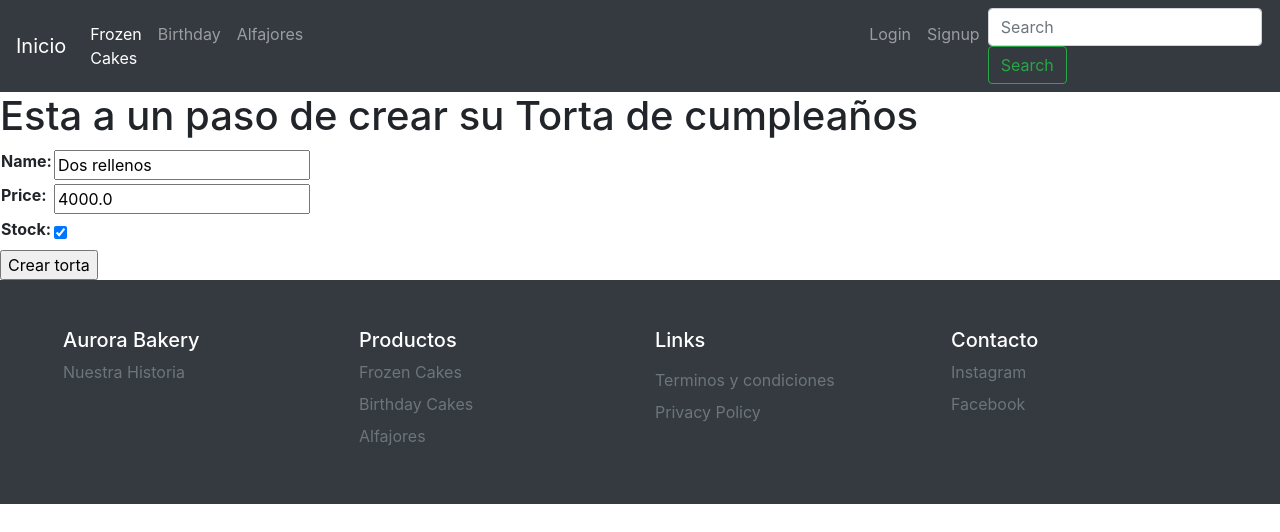
The app's page /cakes/update-birthday/3/ with its own data.
### cakes/models.py (models this page shows, shortened)
class Birthday_cakes(models.Model):
    name = models.CharField(max_length= 50)
    price = models.FloatField()
    stock = models.BooleanField(default=True)
    imagen = models.ImageField(upload_to="productos", null=True,blank= True)
    class Meta:
        verbose_name = 'Birthday Cake'
        verbose_name_plural ='Birthday Cakes'

### cakes/views.py (the view, shortened to what this page needs)
# urls.py: path('update-birthday/<int:pk>/', birthday_update),
def birthday_update(request,pk):
    birthday = Birthday_cakes.objects.get(id=pk)
    if request.method == 'GET':
        context = {
            'form': Birthday_cakesForm(
                initial={
                    'name':birthday.name,
                    'price':birthday.price,
                    'stock':birthday.stock,
                }
            )
        }
        return render(request, 'update_birthday.html', context=context)

### cakes/forms.py
class Birthday_cakesForm(forms.Form):
    name = forms.CharField(max_length=100)
    price = forms.FloatField()
    stock = forms.BooleanField(required=False)

### templates/update_birthday.html (shortened to what this page needs)
{% extends 'base.html'%}
{% block content%}
    <h1> Esta a un paso de crear su Torta de cumpleaños </h1>
    {% if form %}
    <form action="" method='POST'>
        <table>
            {{form}}
        </table>
        <input type="submit" value= "Crear torta">
    {%else%}
    <p> Torta Creada</p>
    {% endif%}
    {% endblock%}

### records on screen
Birthday_cakes: name "Dos rellenos", price "4000.0", stock "☑"
